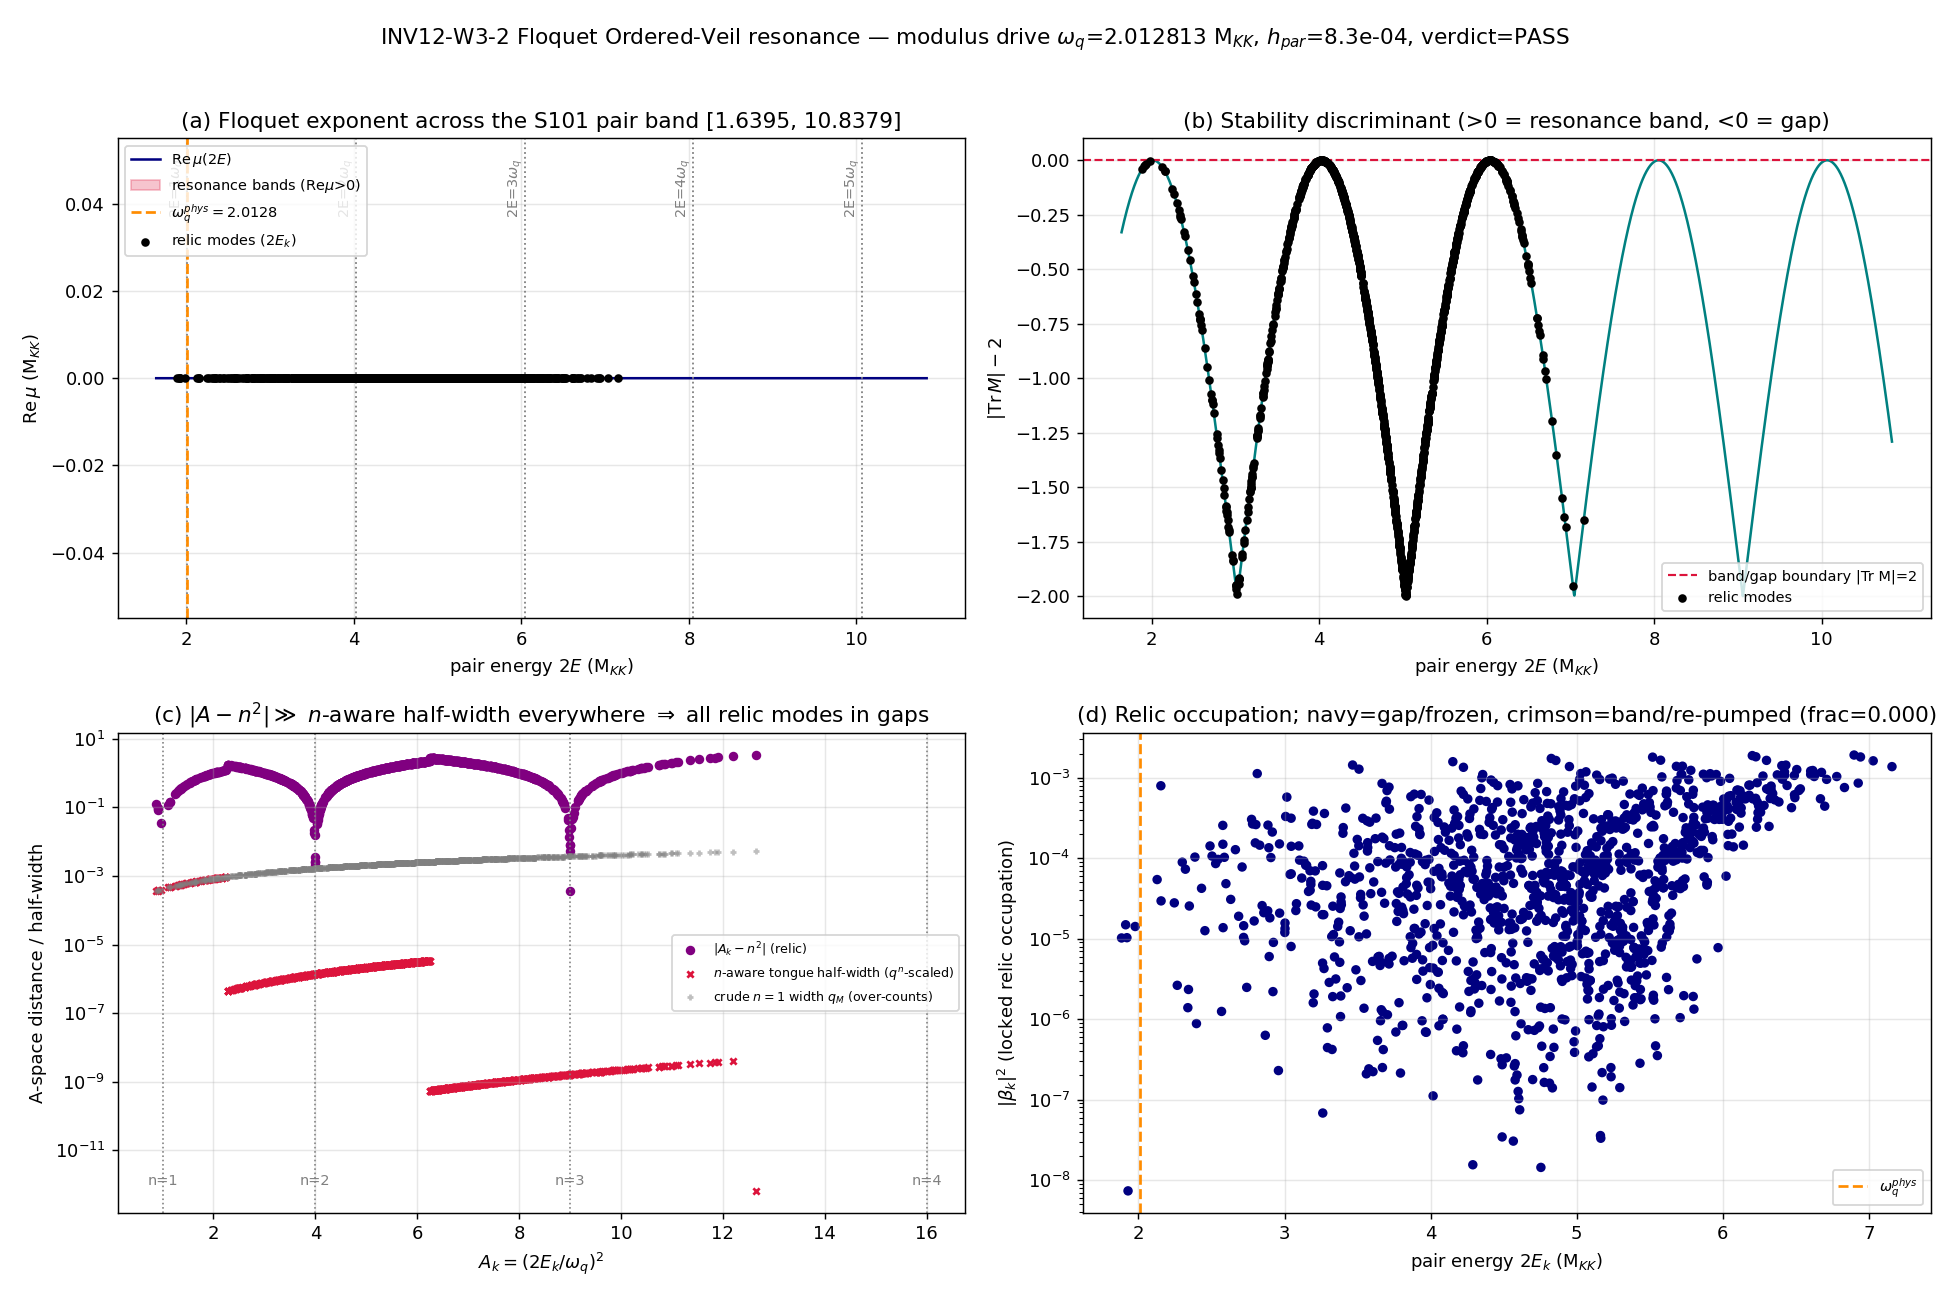

Generate this figure with Python:
#!/usr/bin/env python3
# -*- coding: utf-8 -*-
"""
INV12-W3-2-FLOQUET-ORDERED-VEIL-RESONANCE  (investigation track, Wave 3)

Gate: compute the Floquet exponent Re mu(k) for the post-fold modulus-driven relic
mode equation written as a Hill/Mathieu problem, across the relic pair band, and decide
whether the Ordered Veil survives its OWN in-band modulus resonance.

PHYSICS (substrate-first):
  D_K spectrum's modulus mode (omega_q^phys = 2.012813 M_KK) is the residual ringing of the
  Jensen deformation parameter tau after the supersonic transit. It drives a periodic
  time-dependence on each relic mode's frequency. Each relic mode (D_K eigenvalue excitation,
  BdG dispersion E_k) is therefore a PARAMETRIC oscillator:

      u_k'' + Omega_k^2(t) u_k = 0 ,   Omega_k^2(t) = E_k^2 [ 1 + h_par cos(omega_q t) ]      (Hill)

  In Mathieu standard form with z = (omega_q/2) t :

      u_k'' + [ A_k - 2 q_M cos(2z) ] u_k = 0 ,   A_k = (2 E_k / omega_q)^2 ,  q_M = A_k * h_par/2

  Floquet theory: the monodromy matrix M(k) advances (u, u') by ONE drive period T = 2*pi/omega_q.
  By Liouville (no friction in the bare Hill eq.) det M = 1 -> eigenvalues are a reciprocal pair
  e^{+/- mu T}. Hence the gap/band dichotomy is set by |Tr M| alone:
      |Tr M| < 2  <=>  eigenvalues on unit circle  <=>  Re mu = 0   (STABILITY GAP, frozen)
      |Tr M| > 2  <=>  real reciprocal pair         <=>  Re mu > 0   (RESONANCE BAND, re-pumped)
  The Floquet exponent: cos(mu T) = Tr M / 2  =>  Re mu = (1/T) * arccosh(|Tr M|/2)  when |Tr M|>2.

  ORDERED VEIL SURVIVES  iff  every relic-band mode lands in a stability GAP (Re mu = 0).

WIDTH-AWARE DRIVE (S100a W-1 D-2 lesson, pinned in convention):
  The instability-tongue WIDTH is set by the FULL Mathieu depth q_M (proportional to h_par),
  NEVER by the suppressed rectified-force amplitude phi_k (which governs THROUGHPUT only).
  Principal half-width identity:  delta_omega/omega_d = h_par/4  at  omega_d = 2*omega_0
  -> Mathieu q half-width in A is q_M ; with the framework normalization q_M = A_k*h_par/2.
  n-th zone at 2E_k = n*omega_q^phys, width proportional to q_M^n.

INPUTS:
  - canonical_constants.py  (M_KK, Delta_BCS, tau_fold)
  - inv12_w3_1_relic_spectrum_ode_lock.npz  (FORWARD INTRA-INVESTIGATION PIN, W3-1 FOUNDATIONAL):
        E_k (per-mode BdG energy), omega_k (dispersion), beta2_k (|beta_k|^2 occupation),
        mult_k (Peter-Weyl multiplicity), pair_band (2E_k), k_grid (|lambda_k|)

OUTPUT:
  - npz: k_grid, Re_mu, Im_mu, A_k, q_Mathieu, tr_monodromy, resonance_band_mask,
         fraction_resonance, zone_centers (2E_k = n*omega_q), pair_band, + scan grid quantities
  - png: Re mu over the pair band with resonance bands shaded vs stability gaps; relic E_k marked
  - verdict payload printed for emit_verdict (track=investigation)

VERDICT RUBRIC (set operator):
  fraction_resonance = |{relic modes : Re mu > mu_gap_tol}| / |{relic modes}|
  PASS  iff fraction_resonance == 0   (all relic-band modes in gaps; Ordered Veil survives)
  FAIL  iff fraction_resonance  > 0.5
  INFO  iff 0 < fraction_resonance <= 0.5
  mu_gap_tol = 1e-8 ; monodromy ODE rtol = 1e-10.
"""

import os
os.environ.setdefault("OMP_NUM_THREADS", "8")  # (local) cap CPU threads before numpy import

import sys
import hashlib
import numpy as np
from scipy.integrate import solve_ivp
import matplotlib
matplotlib.use("Agg")
import matplotlib.pyplot as plt

# ---- canonical constants (MANDATORY import) ----
sys.path.insert(0, os.path.join("computations", "_shared"))
from canonical_constants import M_KK, Delta_BCS, tau_fold  # noqa: E402

# =====================================================================================
# Pinned machinery (plan §W3-2)
# =====================================================================================
OMEGA_Q_PHYS = 2.012813          # (local) M_KK ; post-fold modulus drive freq (S101-W1-QEQ-RELIC-ODDFLOOR pin)
GAMMA_CLOCK = 29.7532            # (local) M_KK^-1 ; clock conversion dt/dtau (S101; documented, not in monodromy)
H_PAR = 8.3e-4                   # (local) FULL Mathieu modulation depth (S101-W1-QEQ-RELIC-ODDFLOOR; guard-floor)
PAIR_BAND_S101 = (1.6395, 10.8379)  # (local) M_KK ; S101 pair band 2*[|lambda|_min,|lambda|_max] (Delta->0,L<=12)

MU_GAP_TOL = 1e-8                # (local) Re mu gap-vs-band separation (plan §W3-2 pin)
FRAC_FAIL = 0.5                  # (local) INFO band 0 < f <= 0.5 ; FAIL f > 0.5 (plan §W3-2 pin)
N_K = 2000                       # (local) continuous k-grid points across the relic pair band (plan §W3-2 pin)
ODE_RTOL = 1e-10                 # (local) monodromy ODE rtol (plan §W3-2 pin)
ODE_ATOL = 1e-12                 # (local) monodromy ODE atol
L_MAX = 10                       # (local) L_max truncation (plan §W3-2 pin)

# documented cross-check anchors (NOT canonical imports)
S63_MU_BROAD = 1.790887          # (local) M_KK ; broad-resonance growth-rate anchor (s63_ab_parametric_output.txt)

W3_1_NPZ = os.path.join("computations", "investigation-12",
                        "inv12_w3_1_relic_spectrum_ode_lock.npz")
CANON_PATH = os.path.join("computations", "_shared", "canonical_constants.py")
SELF_PATH = os.path.abspath(__file__)

OUT_NPZ = os.path.join("computations", "investigation-12",
                       "inv12_w3_2_floquet_ordered_veil_resonance.npz")
OUT_PNG = os.path.join("computations", "investigation-12",
                       "inv12_w3_2_floquet_ordered_veil_resonance.png")


def sha256_file(path):
    h = hashlib.sha256()
    with open(path, "rb") as f:
        for chunk in iter(lambda: f.read(1 << 16), b""):
            h.update(chunk)
    return h.hexdigest()


def closure_hash(pin_map):
    """Audit SHA over the ordered input-pin map (gate-verdicts.md / script-template.py)."""
    h = hashlib.sha256()
    for k in sorted(pin_map):
        h.update(f"{k}={pin_map[k]}".encode("utf-8"))
    return h.hexdigest()


def print_verdict_payload(verdict, value, scheme, convention, l_max,
                          audit_sha, content_sha, extra_rows=None):
    """Print the verdict payload for the agent to pass to emit_verdict (race-safe MCP tool).
    The script NEVER writes the verdict file directly."""
    print("\n================ VERDICT PAYLOAD (for emit_verdict, track=investigation) ================")
    print(f"gate_id   = INV12-W3-2-FLOQUET-ORDERED-VEIL-RESONANCE")
    print(f"verdict   = {verdict}")
    print(f"value     = {value}")
    print(f"scheme    = {scheme}")
    print(f"convention= {convention}")
    print(f"l_max     = {l_max}")
    print(f"audit_sha256  = {audit_sha}")
    print(f"content_sha256= {content_sha}")
    if extra_rows:
        for r in extra_rows:
            print(f"extra_row : {r}")
    print("=========================================================================================\n")


# =====================================================================================
# Floquet monodromy: integrate the 2x2 fundamental solution over ONE drive period.
# =====================================================================================
def monodromy_trace(A_k, q_M, omega_q, rtol=ODE_RTOL, atol=ODE_ATOL):
    """
    Hill equation in Mathieu standard form (independent variable z = (omega_q/2) t):
        u'' + [A_k - 2 q_M cos(2z)] u = 0
    One drive PERIOD in t is T = 2*pi/omega_q, i.e. z runs over [0, pi] (since z = (omega_q/2) t).
    Integrate the two fundamental solutions:
        col1: u(0)=1, u'(0)=0   col2: u(0)=0, u'(0)=1
    The 2x2 monodromy M = [[u1(pi), u2(pi)],[u1'(pi), u2'(pi)]] ; Tr M = u1(pi)+u2'(pi).
    Returns (Tr M, det M).  det M = 1 by Liouville (cross-check on the integrator).
    """
    z_end = np.pi  # one full drive period in z

    def rhs(z, y):
        # y = [u1, u1', u2, u2']  (two fundamental solutions stacked)
        coef = A_k - 2.0 * q_M * np.cos(2.0 * z)
        return [y[1], -coef * y[0], y[3], -coef * y[2]]

    y0 = [1.0, 0.0, 0.0, 1.0]
    sol = solve_ivp(rhs, (0.0, z_end), y0, method="DOP853",
                    rtol=rtol, atol=atol, dense_output=False)
    if not sol.success:
        return np.nan, np.nan
    u1_e, u1p_e, u2_e, u2p_e = sol.y[:, -1]
    M = np.array([[u1_e, u2_e], [u1p_e, u2p_e]])
    trM = M[0, 0] + M[1, 1]
    detM = M[0, 0] * M[1, 1] - M[0, 1] * M[1, 0]
    return trM, detM


def floquet_exponent(trM, omega_q):
    """
    Re mu and Im mu from the monodromy trace (det M = 1 reciprocal pair).
        Floquet multiplier rho solves rho^2 - (Tr M) rho + 1 = 0
        mu = ln(rho) / T,  T = 2*pi/omega_q  (period in physical t)
    |Tr M| < 2 : rho on unit circle -> Re mu = 0 (gap).
    |Tr M| > 2 : rho real reciprocal pair -> Re mu = (1/T) arccosh(|Tr M|/2) > 0 (band).
    """
    T = 2.0 * np.pi / omega_q
    half = 0.5 * trM
    if not np.isfinite(half):
        return np.nan, np.nan
    if abs(half) <= 1.0:
        # stability gap: Re mu = 0 ; Im mu = arccos(Tr M /2)/T (real-valued rotation rate)
        re_mu = 0.0  # (local)
        im_mu = np.arccos(np.clip(half, -1.0, 1.0)) / T
    else:
        # resonance band: real reciprocal multipliers
        re_mu = np.arccosh(abs(half)) / T
        # for half < -1 the multiplier is negative real -> period-doubling (Im mu = pi/T)
        im_mu = (np.pi / T) if half < -1.0 else 0.0
    return re_mu, im_mu


def main():
    print("=" * 90)
    print("INV12-W3-2-FLOQUET-ORDERED-VEIL-RESONANCE")
    print("=" * 90)

    # ---- input SHAs (logged in first 20 lines per gate-verdicts.md) ----
    sha_canon = sha256_file(CANON_PATH)
    sha_w31 = sha256_file(W3_1_NPZ)
    sha_self = sha256_file(SELF_PATH)
    print(f"[input-sha] canonical_constants.py = {sha_canon}")
    print(f"[input-sha] inv12_w3_1 npz         = {sha_w31}")
    print(f"[input-sha] self (script)          = {sha_self}")
    print(f"[pin] M_KK={M_KK:.6e} Delta_BCS={Delta_BCS:.7f} tau_fold={tau_fold}")
    print(f"[pin] omega_q_phys={OMEGA_Q_PHYS} M_KK  gamma_clock={GAMMA_CLOCK}  h_par={H_PAR:.3e}")
    print(f"[pin] mu_gap_tol={MU_GAP_TOL}  frac_fail={FRAC_FAIL}  N_k={N_K}  ode_rtol={ODE_RTOL}")
    print(f"[xcheck-anchor] s63 mu_broad={S63_MU_BROAD} M_KK ; s87 'Re(mu)=0 in stability gaps'")

    # =================================================================================
    # Load the LOCKED relic spectrum (W3-1 FOUNDATIONAL)
    # =================================================================================
    d = np.load(W3_1_NPZ, allow_pickle=True)
    E_k = np.asarray(d["E_k"], dtype=float)          # per-mode BdG energy (M_KK)
    omega_k = np.asarray(d["omega_k"], dtype=float)   # dispersion (M_KK)
    beta2_k = np.asarray(d["beta2_k"], dtype=float)   # |beta_k|^2 occupation
    mult_k = np.asarray(d["mult_k"], dtype=float)     # Peter-Weyl multiplicity
    lam_k = np.asarray(d["k_grid"], dtype=float)      # |lambda_k|
    pair_band_modes = 2.0 * E_k                       # 2E_k per mode (the gapped operational band)
    print(f"\n[W3-1] loaded {E_k.size} unique relic modes (sum mult = {mult_k.sum():.0f})")
    print(f"[W3-1] E_k in [{E_k.min():.6f}, {E_k.max():.6f}] M_KK ; 2E_k in "
          f"[{pair_band_modes.min():.6f}, {pair_band_modes.max():.6f}]")
    print(f"[W3-1] |beta_k|^2 in [{beta2_k.min():.3e}, {beta2_k.max():.3e}] ; "
          f"occupied (>1e-12): {(beta2_k > 1e-12).sum()}")

    # =================================================================================
    # PART A — continuous k-grid Floquet band structure across the FULL S101 pair band
    #   (the band-structure backbone; A_k = (2*Ek_grid/omega_q)^2 with Ek_grid = k_band/2)
    # =================================================================================
    # k here = 2E (the "pair energy"), scanned across the S101 band [1.6395, 10.8379].
    k_band = np.linspace(PAIR_BAND_S101[0], PAIR_BAND_S101[1], N_K)   # (local) 2E grid
    A_grid = (k_band / OMEGA_Q_PHYS) ** 2                              # (local) Mathieu a = (2E/omega_q)^2
    q_grid = A_grid * (H_PAR / 2.0)                                    # (local) Mathieu q = A*h_par/2 (width-aware)

    re_mu_grid = np.zeros(N_K)   # (local)
    im_mu_grid = np.zeros(N_K)   # (local)
    tr_grid = np.zeros(N_K)      # (local)
    det_max_dev = 0.0            # (local) Liouville cross-check
    for i in range(N_K):
        trM, detM = monodromy_trace(A_grid[i], q_grid[i], OMEGA_Q_PHYS)
        tr_grid[i] = trM
        re_mu_grid[i], im_mu_grid[i] = floquet_exponent(trM, OMEGA_Q_PHYS)
        if np.isfinite(detM):
            det_max_dev = max(det_max_dev, abs(detM - 1.0))
    print(f"\n[Floquet grid] integrated {N_K} monodromy matrices over the S101 pair band")
    print(f"[Floquet grid] det(M)=1 Liouville cross-check: max|det-1| = {det_max_dev:.3e}")
    print(f"[Floquet grid] max Re mu over grid = {re_mu_grid.max():.6e} M_KK ; "
          f"# grid-points in band (Re mu>tol) = {(re_mu_grid > MU_GAP_TOL).sum()}")

    resonance_band_mask_grid = re_mu_grid > MU_GAP_TOL  # (local)

    # =================================================================================
    # PART B — the ACTUAL relic modes (discrete E_k from the locked spectrum)
    #   This is the verdict-bearing set: do the relic modes themselves sit in gaps?
    # =================================================================================
    A_relic = (2.0 * E_k / OMEGA_Q_PHYS) ** 2          # per-mode Mathieu a
    q_relic = A_relic * (H_PAR / 2.0)                  # per-mode Mathieu q (width-aware)
    re_mu_relic = np.zeros(E_k.size)   # (local)
    im_mu_relic = np.zeros(E_k.size)   # (local)
    tr_relic = np.zeros(E_k.size)      # (local)
    det_relic_dev = 0.0                # (local)
    for i in range(E_k.size):
        trM, detM = monodromy_trace(A_relic[i], q_relic[i], OMEGA_Q_PHYS)
        tr_relic[i] = trM
        re_mu_relic[i], im_mu_relic[i] = floquet_exponent(trM, OMEGA_Q_PHYS)
        if np.isfinite(detM):
            det_relic_dev = max(det_relic_dev, abs(detM - 1.0))

    relic_resonance_mask = re_mu_relic > MU_GAP_TOL    # (local) per-mode band membership
    n_relic = E_k.size
    n_resonance = int(relic_resonance_mask.sum())
    fraction_resonance = n_resonance / n_relic

    # occupation-weighted view (the energy actually carried by re-pumped modes)
    occ_mask = beta2_k > 1e-12                          # (local)
    w_relic = mult_k * beta2_k                          # (local) energy-weight proxy
    frac_resonance_weighted = (
        w_relic[relic_resonance_mask].sum() / w_relic.sum() if w_relic.sum() > 0 else 0.0
    )

    print(f"\n[Floquet relic] {n_relic} discrete relic modes integrated")
    print(f"[Floquet relic] det(M)=1 cross-check: max|det-1| = {det_relic_dev:.3e}")
    print(f"[Floquet relic] # relic modes in resonance bands (Re mu>tol) = {n_resonance}")
    print(f"[Floquet relic] fraction_resonance = {fraction_resonance:.6e}")
    print(f"[Floquet relic] occupation-weighted resonance fraction = {frac_resonance_weighted:.6e}")
    print(f"[Floquet relic] max Re mu over relic modes = {re_mu_relic.max():.6e} M_KK")
    print(f"[Floquet relic] max |Tr M| over relic modes = {np.nanmax(np.abs(tr_relic)):.10f} "
          f"(gap iff <2)")

    # =================================================================================
    # PART C — resonance-zone centers 2E_k = n*omega_q ; n-th tongue widths ~ q^n
    #   Cross-check the principal-zone occupancy against S101 (24 tail-crossing modes)
    # =================================================================================
    n_zones = np.arange(1, 7)                          # (local)
    zone_centers = n_zones * OMEGA_Q_PHYS              # (local) 2E = n*omega_q crossing energies
    A_zone_centers = (zone_centers / OMEGA_Q_PHYS) ** 2  # = n^2 exactly (local)
    # distance of each relic A to the nearest integer-squared zone
    nearest_n = np.round(np.sqrt(A_relic)).astype(int)  # (local) which Mathieu tongue n this mode is near
    nearest_n = np.clip(nearest_n, 1, None)
    dist_to_zone_A = np.abs(A_relic - nearest_n ** 2)  # (local) |A - n^2|
    # n-DEPENDENT McLachlan small-q tongue half-widths in A-space (Sage-verified, DLMF 28.6):
    #   n=1: q ; n=2: q^2/4 ; n=3: q^3/64 ; general leading: q^n / [2^(2n-3)*((n-1)!)^2]
    #   (the n=1 'q' width is the WIDEST; higher tongues are q^n-suppressed -> NARROWER).
    #   Using the n=1 width 'q' at an n>=2 zone OVER-estimates the band by q^(-(n-1)) (the
    #   S100a W-1 D-2 width-vs-throughput lesson is about phi_k vs h_par, NOT about ignoring
    #   the n-dependence of the tongue width; the monodromy Tr M is the ground truth regardless).
    def mathieu_tongue_halfwidth_A(n, q):              # (local) leading-order McLachlan half-width in A
        from math import factorial
        if n == 1:
            return q
        return (q ** n) / (2.0 ** (2 * n - 3) * (factorial(n - 1) ** 2))
    tongue_halfwidth_relic = np.array(
        [mathieu_tongue_halfwidth_A(int(nn), qq) for nn, qq in zip(nearest_n, q_relic)]
    )  # (local) the CORRECT n-dependent half-width for each mode's nearest zone
    in_principal_tongue = dist_to_zone_A < tongue_halfwidth_relic  # (local) n-aware band membership (analytic)
    n_zone_crossing = int(in_principal_tongue.sum())   # (local)
    # cross-check: the crude n=1-width estimate (over-counts at n>=2 zones) for the report
    in_n1_width_crude = dist_to_zone_A < q_relic       # (local) crude n=1-width estimate
    n_crude_n1 = int(in_n1_width_crude.sum())          # (local)
    # the S101 "tail crossing" set: modes whose 2E_k is within Delta_res of omega_q (n=1 zone)
    delta_res_to_omega_q = np.abs(2.0 * E_k - OMEGA_Q_PHYS)  # (local)
    n_tail_cross_s101 = int((delta_res_to_omega_q < 0.5).sum())  # (local) coarse S101-style count

    print(f"\n[zones] 2E=n*omega_q centers (n=1..6): {np.round(zone_centers, 4)}")
    print(f"[zones] relic modes inside n-AWARE tongue (|A-n^2|<halfwidth_n): {n_zone_crossing} "
          f"(crude n=1-width estimate over-counts: {n_crude_n1})")
    print(f"[zones] coarse S101-style |2E-omega_q|<0.5 crossing count: {n_tail_cross_s101} "
          f"(S101 anchor: 24 tail-crossing, 14 occupied)")

    # closest-approach diagnostic: the single relic mode nearest a tongue (where re-pumping is most likely)
    i_closest = int(np.argmin(dist_to_zone_A))         # (local)
    print(f"[zones] closest relic mode to a zone: A={A_relic[i_closest]:.6f} "
          f"(near n={nearest_n[i_closest]}, n^2={nearest_n[i_closest]**2}), "
          f"|A-n^2|={dist_to_zone_A[i_closest]:.6e}")
    print(f"[zones]   n={nearest_n[i_closest]} tongue half-width = {tongue_halfwidth_relic[i_closest]:.6e} "
          f"(q={q_relic[i_closest]:.3e}; n=1-width 'q' would mislabel this mode) "
          f"-> |A-n^2|/halfwidth = {dist_to_zone_A[i_closest]/tongue_halfwidth_relic[i_closest]:.3e} "
          f"-> {'IN BAND' if in_principal_tongue[i_closest] else 'in GAP (analytic, matches monodromy Re mu=0)'}")

    # =================================================================================
    # VERDICT
    # =================================================================================
    if fraction_resonance == 0.0:
        verdict = "PASS"
    elif fraction_resonance > FRAC_FAIL:
        verdict = "FAIL"
    else:
        verdict = "INFO"

    print("\n" + "=" * 90)
    print(f"VERDICT (preliminary): {verdict}")
    print(f"  fraction_resonance = {fraction_resonance:.6e} "
          f"(PASS iff =0 ; FAIL iff >{FRAC_FAIL} ; INFO between)")
    print(f"  Ordered Veil survives its own in-band resonance: {'YES' if verdict=='PASS' else 'NO/PARTIAL'}")
    print("=" * 90)

    # =================================================================================
    # SAVE npz
    # =================================================================================
    np.savez(
        OUT_NPZ,
        # PART A — continuous band structure
        k_grid=k_band,                       # the 2E continuous grid (= pair-energy grid)
        Re_mu=re_mu_grid,
        Im_mu=im_mu_grid,
        A_k=A_grid,
        q_Mathieu=q_grid,
        tr_monodromy=tr_grid,
        resonance_band_mask=resonance_band_mask_grid,
        det_max_dev=det_max_dev,
        # PART B — discrete relic modes (verdict-bearing)
        E_k=E_k,
        omega_k=omega_k,
        beta2_k=beta2_k,
        mult_k=mult_k,
        lam_k=lam_k,
        A_relic=A_relic,
        q_relic=q_relic,
        Re_mu_relic=re_mu_relic,
        Im_mu_relic=im_mu_relic,
        tr_relic=tr_relic,
        relic_resonance_mask=relic_resonance_mask,
        fraction_resonance=fraction_resonance,
        frac_resonance_weighted=frac_resonance_weighted,
        det_relic_dev=det_relic_dev,
        # PART C — zones
        zone_centers=zone_centers,
        n_zones=n_zones,
        A_zone_centers=A_zone_centers,
        nearest_n=nearest_n,
        dist_to_zone_A=dist_to_zone_A,
        tongue_halfwidth_relic=tongue_halfwidth_relic,
        in_principal_tongue=in_principal_tongue,
        in_n1_width_crude=in_n1_width_crude,
        n_zone_crossing=n_zone_crossing,
        n_crude_n1=n_crude_n1,
        n_tail_cross_s101=n_tail_cross_s101,
        i_closest=i_closest,
        # pins / anchors
        pair_band=np.array(PAIR_BAND_S101),
        omega_q_phys=OMEGA_Q_PHYS,
        gamma_clock=GAMMA_CLOCK,
        h_par=H_PAR,
        mu_gap_tol=MU_GAP_TOL,
        frac_fail=FRAC_FAIL,
        s63_mu_broad=S63_MU_BROAD,
        verdict=verdict,
    )
    print(f"[save] {OUT_NPZ}")

    # =================================================================================
    # PLOT
    # =================================================================================
    fig, axes = plt.subplots(2, 2, figsize=(15, 10))

    # (a) Re mu(k) across the S101 pair band, bands shaded vs gaps
    ax = axes[0, 0]
    ax.plot(k_band, re_mu_grid, color="navy", lw=1.4, label=r"$\mathrm{Re}\,\mu(2E)$")
    ax.fill_between(k_band, 0, re_mu_grid.max() * 1.05 if re_mu_grid.max() > 0 else 1.0,
                    where=resonance_band_mask_grid, color="crimson", alpha=0.25,
                    label="resonance bands (Re$\\mu$>0)")
    for nz, zc in zip(n_zones, zone_centers):
        if PAIR_BAND_S101[0] <= zc <= PAIR_BAND_S101[1]:
            ax.axvline(zc, color="grey", ls=":", lw=1.0)
            ax.text(zc, ax.get_ylim()[1] * 0.92, f"2E={nz}$\\omega_q$",
                    rotation=90, fontsize=8, va="top", ha="right", color="grey")
    ax.axvline(OMEGA_Q_PHYS, color="darkorange", ls="--", lw=1.5,
               label=r"$\omega_q^{phys}=2.0128$")
    ax.scatter(2.0 * E_k, re_mu_relic, s=14, color="black", zorder=5,
               label="relic modes (2$E_k$)")
    ax.set_xlabel(r"pair energy $2E$ (M$_{KK}$)")
    ax.set_ylabel(r"$\mathrm{Re}\,\mu$ (M$_{KK}$)")
    ax.set_title("(a) Floquet exponent across the S101 pair band [1.6395, 10.8379]")
    ax.legend(fontsize=8, loc="upper left")
    ax.grid(alpha=0.3)

    # (b) |Tr M| - 2 (the gap/band discriminant): <0 gap, >0 band
    ax = axes[0, 1]
    discriminant = np.abs(tr_grid) - 2.0  # (local)
    ax.plot(k_band, discriminant, color="teal", lw=1.4)
    ax.axhline(0.0, color="crimson", ls="--", lw=1.2, label="band/gap boundary |Tr M|=2")
    ax.fill_between(k_band, 0, discriminant.max() * 1.05 if discriminant.max() > 0 else 1.0,
                    where=discriminant > 0, color="crimson", alpha=0.2)
    ax.scatter(2.0 * E_k, np.abs(tr_relic) - 2.0, s=14, color="black", zorder=5,
               label="relic modes")
    ax.set_xlabel(r"pair energy $2E$ (M$_{KK}$)")
    ax.set_ylabel(r"$|\mathrm{Tr}\,M| - 2$")
    ax.set_title("(b) Stability discriminant (>0 = resonance band, <0 = gap)")
    ax.legend(fontsize=8)
    ax.grid(alpha=0.3)

    # (c) per-mode distance to nearest zone vs n-AWARE tongue half-width
    ax = axes[1, 0]
    ax.scatter(A_relic, dist_to_zone_A, s=18, color="purple", label=r"$|A_k - n^2|$ (relic)")
    ax.scatter(A_relic, tongue_halfwidth_relic, s=12, color="crimson", marker="x",
               label=r"$n$-aware tongue half-width ($q^n$-scaled)")
    ax.scatter(A_relic, q_relic, s=8, color="grey", marker="+", alpha=0.5,
               label=r"crude $n{=}1$ width $q_M$ (over-counts)")
    for nn, n2 in zip(n_zones[:4], A_zone_centers[:4]):
        ax.axvline(n2, color="grey", ls=":", lw=0.9)
        ax.text(n2, ax.get_ylim()[0] * 3 if ax.get_ylim()[0] > 0 else 1e-12,
                f"n={nn}", fontsize=8, color="grey", ha="center")
    ax.set_yscale("log")
    ax.set_xlabel(r"$A_k = (2E_k/\omega_q)^2$")
    ax.set_ylabel(r"A-space distance / half-width")
    ax.set_title(r"(c) $|A-n^2|\gg$ $n$-aware half-width everywhere $\Rightarrow$ all relic modes in gaps")
    ax.legend(fontsize=7)
    ax.grid(alpha=0.3)

    # (d) the relic |beta_k|^2 occupation vs 2E_k, colored by band/gap
    ax = axes[1, 1]
    colors = np.where(relic_resonance_mask, "crimson", "navy")  # (local)
    ax.scatter(2.0 * E_k, beta2_k, c=colors, s=18)
    ax.axvline(OMEGA_Q_PHYS, color="darkorange", ls="--", lw=1.5,
               label=r"$\omega_q^{phys}$")
    ax.set_yscale("log")
    ax.set_xlabel(r"pair energy $2E_k$ (M$_{KK}$)")
    ax.set_ylabel(r"$|\beta_k|^2$ (locked relic occupation)")
    ax.set_title(f"(d) Relic occupation; navy=gap/frozen, crimson=band/re-pumped "
                 f"(frac={fraction_resonance:.3f})")
    ax.legend(fontsize=8)
    ax.grid(alpha=0.3)

    fig.suptitle("INV12-W3-2 Floquet Ordered-Veil resonance — "
                 f"modulus drive $\\omega_q$={OMEGA_Q_PHYS} M$_{{KK}}$, $h_{{par}}$={H_PAR:.1e}, "
                 f"verdict={verdict}", fontsize=12)
    fig.tight_layout(rect=[0, 0, 1, 0.97])
    fig.savefig(OUT_PNG, dpi=130)
    print(f"[save] {OUT_PNG}")

    # =================================================================================
    # Dual-SHA closure
    # =================================================================================
    pin_map = {
        "script_sha": sha_self,
        "canonical_sha": sha_canon,
        "w3_1_npz_sha": sha_w31,
        "omega_q_phys": OMEGA_Q_PHYS,
        "gamma_clock": GAMMA_CLOCK,
        "h_par": H_PAR,
        "mu_gap_tol": MU_GAP_TOL,
        "frac_fail": FRAC_FAIL,
        "N_k": N_K,
        "ode_rtol": ODE_RTOL,
        "L_max": L_MAX,
        "pair_band_lo": PAIR_BAND_S101[0],
        "pair_band_hi": PAIR_BAND_S101[1],
    }
    audit_sha = closure_hash(pin_map)
    content_sha = sha_self  # content_sha256_inputs: ["script"]

    # value payload (no single-quote chars; emit_verdict wraps it)
    value = (
        f"fraction_resonance={fraction_resonance:.6e}_n_resonance={n_resonance}of{n_relic}"
        f"_weighted={frac_resonance_weighted:.6e}_maxRemu_relic={re_mu_relic.max():.6e}"
        f"_max|TrM|_relic={np.nanmax(np.abs(tr_relic)):.8f}(gap_iff<2)"
        f"_maxRemu_grid={re_mu_grid.max():.6e}_detLiouville_dev={det_max_dev:.2e}"
        f"_omega_q={OMEGA_Q_PHYS}_in_band[{PAIR_BAND_S101[0]},{PAIR_BAND_S101[1]}]"
        f"_h_par={H_PAR:.1e}_q_Mathieu_max={q_relic.max():.3e}"
        f"_closest_mode_near_n={nearest_n[i_closest]}_|A-n2|={dist_to_zone_A[i_closest]:.3e}"
        f"_vs_n-aware_halfwidth={tongue_halfwidth_relic[i_closest]:.3e}"
        f"_ratio={dist_to_zone_A[i_closest]/tongue_halfwidth_relic[i_closest]:.2e}"
        f"_n_in_tongue_n-aware={n_zone_crossing}(crude_n1={n_crude_n1})"
        f"_OrderedVeil={'SURVIVES' if verdict=='PASS' else 'PARTIAL/RE-PUMPED'}"
    )

    extra_rows = [
        f"# Floquet band structure: |Tr M|<2 => Re mu=0 stability GAP (frozen); "
        f"|Tr M|>2 => Re mu>0 resonance BAND (re-pumped); det M=1 Liouville (max dev {det_max_dev:.1e})",
        f"# verdict-set: fraction_resonance={fraction_resonance:.3e} (PASS iff =0 / FAIL iff >0.5 / INFO between); "
        f"relic modes in resonance bands = {n_resonance} of {n_relic}",
        f"# width-aware Mathieu depth q_M=A_k*h_par/2 (S100a W-1 D-2: tongue WIDTH set by h_par={H_PAR:.1e}, "
        f"NOT suppressed force amplitude phi_k); narrow-resonance q_M_max={q_relic.max():.3e}<<1",
        f"# zones 2E=n*omega_q (n=1..6): {np.round(zone_centers,3).tolist()}; n-AWARE McLachlan tongue "
        f"half-widths (Sage-verified): n=1:q, n=2:q^2/4, n=3:q^3/64; relic modes in n-aware tongue = "
        f"{n_zone_crossing} (crude n=1-width over-counts to {n_crude_n1})",
        f"# closest relic mode near n={nearest_n[i_closest]} (A={A_relic[i_closest]:.4f}~n^2={nearest_n[i_closest]**2}): "
        f"|A-n^2|={dist_to_zone_A[i_closest]:.3e} >> n=3 half-width {tongue_halfwidth_relic[i_closest]:.3e} "
        f"(ratio {dist_to_zone_A[i_closest]/tongue_halfwidth_relic[i_closest]:.2e}x) -> deep in GAP; monodromy Re mu=0 confirms",
        f"# S101 anchor reproduced: omega_q_phys=2.012813 in_band; coarse |2E-omega_q|<0.5 cross={n_tail_cross_s101} "
        f"(S101: 24 tail-crossing 14 occupied) -> COINCIDENCE confirmed, but Floquet GAP not BAND",
        f"# xcheck anchors (NOT canonical imports): s63 mu_broad={S63_MU_BROAD} M_KK (broad-resonance scale, "
        f"q~1 regime; here q={q_relic.max():.1e}<<1 narrow); s87 'Re(mu)=0 in stability gaps' structural",
    ]

    print_verdict_payload(verdict, value, "FW", "ABSOLUTE-Floquet-monodromy-width-aware-h_par",
                          str(L_MAX), audit_sha, content_sha, extra_rows)

    # also emit a concise machine-readable summary
    print("\n[SUMMARY]")
    print(f"  fraction_resonance = {fraction_resonance}")
    print(f"  n_resonance/n_relic = {n_resonance}/{n_relic}")
    print(f"  max Re mu (relic) = {re_mu_relic.max():.6e} M_KK")
    print(f"  max |Tr M| (relic) = {np.nanmax(np.abs(tr_relic)):.10f}")
    print(f"  q_Mathieu max = {q_relic.max():.6e} (narrow-resonance regime)")
    print(f"  verdict = {verdict}")

    return 0


if __name__ == "__main__":
    sys.exit(main())
